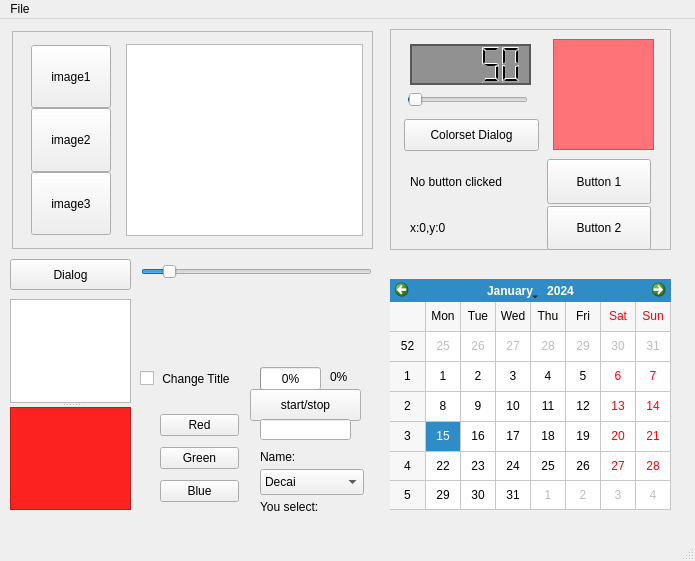
<?xml version="1.0" encoding="UTF-8"?>
<ui version="4.0">
 <class>MainWindow</class>
 <widget class="QMainWindow" name="MainWindow">
  <property name="geometry">
   <rect>
    <x>0</x>
    <y>0</y>
    <width>695</width>
    <height>561</height>
   </rect>
  </property>
  <property name="sizePolicy">
   <sizepolicy hsizetype="Preferred" vsizetype="Preferred">
    <horstretch>0</horstretch>
    <verstretch>0</verstretch>
   </sizepolicy>
  </property>
  <property name="focusPolicy">
   <enum>Qt::NoFocus</enum>
  </property>
  <property name="windowTitle">
   <string notr="true">Learn PyQt5</string>
  </property>
  <property name="windowIcon">
   <iconset resource="src.qrc">
    <normaloff>:/logo/logo/hat.ico</normaloff>
    <normalon>:/logo/logo/hat.ico</normalon>
    <disabledoff>:/logo/logo/hat.ico</disabledoff>
    <disabledon>:/logo/logo/hat.ico</disabledon>
    <activeoff>:/logo/logo/hat.ico</activeoff>
    <activeon>:/logo/logo/hat.ico</activeon>
    <selectedoff>:/logo/logo/hat.ico</selectedoff>
    <selectedon>:/logo/logo/hat.ico</selectedon>:/logo/logo/hat.ico</iconset>
  </property>
  <property name="windowOpacity">
   <double>1.000000000000000</double>
  </property>
  <property name="toolTip">
   <string extracomment="change Image to 1"/>
  </property>
  <property name="toolTipDuration">
   <number>-1</number>
  </property>
  <widget class="QWidget" name="centralwidget">
   <property name="sizePolicy">
    <sizepolicy hsizetype="Expanding" vsizetype="Expanding">
     <horstretch>0</horstretch>
     <verstretch>0</verstretch>
    </sizepolicy>
   </property>
   <property name="styleSheet">
    <string notr="true"/>
   </property>
   <widget class="QFrame" name="frame_2">
    <property name="geometry">
     <rect>
      <x>12</x>
      <y>12</y>
      <width>361</width>
      <height>218</height>
     </rect>
    </property>
    <property name="sizePolicy">
     <sizepolicy hsizetype="MinimumExpanding" vsizetype="MinimumExpanding">
      <horstretch>0</horstretch>
      <verstretch>0</verstretch>
     </sizepolicy>
    </property>
    <property name="frameShape">
     <enum>QFrame::StyledPanel</enum>
    </property>
    <property name="frameShadow">
     <enum>QFrame::Raised</enum>
    </property>
    <layout class="QGridLayout" name="gridLayout_4">
     <item row="0" column="0">
      <widget class="QFrame" name="verticalFrame">
       <layout class="QVBoxLayout" name="verticalLayout">
        <property name="spacing">
         <number>0</number>
        </property>
        <property name="topMargin">
         <number>1</number>
        </property>
        <property name="bottomMargin">
         <number>1</number>
        </property>
        <item>
         <widget class="QPushButton" name="pushButton">
          <property name="sizePolicy">
           <sizepolicy hsizetype="Preferred" vsizetype="Preferred">
            <horstretch>0</horstretch>
            <verstretch>0</verstretch>
           </sizepolicy>
          </property>
          <property name="cursor">
           <cursorShape>PointingHandCursor</cursorShape>
          </property>
          <property name="acceptDrops">
           <bool>false</bool>
          </property>
          <property name="toolTip">
           <string extracomment="change Image to 1"/>
          </property>
          <property name="whatsThis">
           <string extracomment="this a push button"/>
          </property>
          <property name="text">
           <string>image1</string>
          </property>
          <property name="autoDefault">
           <bool>false</bool>
          </property>
         </widget>
        </item>
        <item>
         <widget class="QPushButton" name="pushButton_2">
          <property name="sizePolicy">
           <sizepolicy hsizetype="Preferred" vsizetype="Preferred">
            <horstretch>0</horstretch>
            <verstretch>0</verstretch>
           </sizepolicy>
          </property>
          <property name="cursor">
           <cursorShape>PointingHandCursor</cursorShape>
          </property>
          <property name="toolTip">
           <string>&lt;html&gt;&lt;head/&gt;&lt;body&gt;&lt;p&gt;This is a push button&lt;/p&gt;&lt;/body&gt;&lt;/html&gt;</string>
          </property>
          <property name="text">
           <string>image2</string>
          </property>
         </widget>
        </item>
        <item>
         <widget class="QPushButton" name="pushButton_3">
          <property name="sizePolicy">
           <sizepolicy hsizetype="Preferred" vsizetype="Preferred">
            <horstretch>0</horstretch>
            <verstretch>0</verstretch>
           </sizepolicy>
          </property>
          <property name="text">
           <string>image3</string>
          </property>
         </widget>
        </item>
       </layout>
      </widget>
     </item>
     <item row="0" column="1">
      <widget class="QGraphicsView" name="graphicsView_2">
       <property name="enabled">
        <bool>true</bool>
       </property>
       <property name="sizePolicy">
        <sizepolicy hsizetype="Fixed" vsizetype="Fixed">
         <horstretch>0</horstretch>
         <verstretch>0</verstretch>
        </sizepolicy>
       </property>
       <property name="styleSheet">
        <string notr="true">border-image: url(:/mypic/images/image1.jpg);</string>
       </property>
      </widget>
     </item>
    </layout>
   </widget>
   <widget class="QFrame" name="frame_3">
    <property name="geometry">
     <rect>
      <x>390</x>
      <y>10</y>
      <width>281</width>
      <height>221</height>
     </rect>
    </property>
    <property name="sizePolicy">
     <sizepolicy hsizetype="Expanding" vsizetype="MinimumExpanding">
      <horstretch>0</horstretch>
      <verstretch>0</verstretch>
     </sizepolicy>
    </property>
    <property name="frameShape">
     <enum>QFrame::StyledPanel</enum>
    </property>
    <property name="frameShadow">
     <enum>QFrame::Raised</enum>
    </property>
    <widget class="QWidget" name="layoutWidget">
     <property name="geometry">
      <rect>
       <x>20</x>
       <y>130</y>
       <width>241</width>
       <height>91</height>
      </rect>
     </property>
     <layout class="QGridLayout" name="gridLayout" columnstretch="100,80">
      <property name="leftMargin">
       <number>0</number>
      </property>
      <property name="topMargin">
       <number>0</number>
      </property>
      <property name="horizontalSpacing">
       <number>-1</number>
      </property>
      <property name="verticalSpacing">
       <number>2</number>
      </property>
      <item row="0" column="0">
       <widget class="QLabel" name="label_2">
        <property name="sizePolicy">
         <sizepolicy hsizetype="Expanding" vsizetype="Expanding">
          <horstretch>0</horstretch>
          <verstretch>0</verstretch>
         </sizepolicy>
        </property>
        <property name="text">
         <string>No button clicked</string>
        </property>
       </widget>
      </item>
      <item row="1" column="0">
       <widget class="QLabel" name="label">
        <property name="sizePolicy">
         <sizepolicy hsizetype="MinimumExpanding" vsizetype="MinimumExpanding">
          <horstretch>0</horstretch>
          <verstretch>0</verstretch>
         </sizepolicy>
        </property>
        <property name="text">
         <string>x:0,y:0</string>
        </property>
       </widget>
      </item>
      <item row="1" column="1">
       <widget class="QPushButton" name="pushButton_5">
        <property name="sizePolicy">
         <sizepolicy hsizetype="Expanding" vsizetype="Expanding">
          <horstretch>0</horstretch>
          <verstretch>0</verstretch>
         </sizepolicy>
        </property>
        <property name="text">
         <string>Button 2</string>
        </property>
       </widget>
      </item>
      <item row="0" column="1">
       <widget class="QPushButton" name="pushButton_4">
        <property name="sizePolicy">
         <sizepolicy hsizetype="Expanding" vsizetype="Expanding">
          <horstretch>0</horstretch>
          <verstretch>0</verstretch>
         </sizepolicy>
        </property>
        <property name="text">
         <string>Button 1</string>
        </property>
       </widget>
      </item>
     </layout>
    </widget>
    <widget class="QGraphicsView" name="graphicsView">
     <property name="geometry">
      <rect>
       <x>163</x>
       <y>10</y>
       <width>101</width>
       <height>111</height>
      </rect>
     </property>
     <property name="sizePolicy">
      <sizepolicy hsizetype="Expanding" vsizetype="Expanding">
       <horstretch>0</horstretch>
       <verstretch>0</verstretch>
      </sizepolicy>
     </property>
     <property name="styleSheet">
      <string notr="true">background-color: rgb(253, 115, 119);</string>
     </property>
    </widget>
    <widget class="QPushButton" name="pushButton_7">
     <property name="geometry">
      <rect>
       <x>14</x>
       <y>90</y>
       <width>135</width>
       <height>32</height>
      </rect>
     </property>
     <property name="sizePolicy">
      <sizepolicy hsizetype="Fixed" vsizetype="Expanding">
       <horstretch>0</horstretch>
       <verstretch>0</verstretch>
      </sizepolicy>
     </property>
     <property name="text">
      <string>Colorset Dialog</string>
     </property>
    </widget>
    <widget class="QLCDNumber" name="lcdNumber">
     <property name="enabled">
      <bool>true</bool>
     </property>
     <property name="geometry">
      <rect>
       <x>20</x>
       <y>15</y>
       <width>121</width>
       <height>41</height>
      </rect>
     </property>
     <property name="sizePolicy">
      <sizepolicy hsizetype="Expanding" vsizetype="Expanding">
       <horstretch>0</horstretch>
       <verstretch>0</verstretch>
      </sizepolicy>
     </property>
     <property name="toolTip">
      <string>&lt;b&gt; This is a LCD number&lt;/b&gt;</string>
     </property>
     <property name="styleSheet">
      <string notr="true">#lcdNumber
{background-color:rgba(0,0,0,100);
color:#000;
}
</string>
     </property>
     <property name="frameShape">
      <enum>QFrame::Box</enum>
     </property>
     <property name="frameShadow">
      <enum>QFrame::Raised</enum>
     </property>
     <property name="value" stdset="0">
      <double>50.000000000000000</double>
     </property>
    </widget>
    <widget class="QSlider" name="horizontalSlider">
     <property name="geometry">
      <rect>
       <x>17</x>
       <y>60</y>
       <width>121</width>
       <height>22</height>
      </rect>
     </property>
     <property name="sizePolicy">
      <sizepolicy hsizetype="Expanding" vsizetype="Fixed">
       <horstretch>0</horstretch>
       <verstretch>0</verstretch>
      </sizepolicy>
     </property>
     <property name="maximum">
      <number>10000</number>
     </property>
     <property name="value">
      <number>50</number>
     </property>
     <property name="orientation">
      <enum>Qt::Horizontal</enum>
     </property>
    </widget>
   </widget>
   <widget class="QPushButton" name="pushButton_6">
    <property name="geometry">
     <rect>
      <x>10</x>
      <y>240</y>
      <width>121</width>
      <height>31</height>
     </rect>
    </property>
    <property name="sizePolicy">
     <sizepolicy hsizetype="Preferred" vsizetype="Preferred">
      <horstretch>0</horstretch>
      <verstretch>0</verstretch>
     </sizepolicy>
    </property>
    <property name="text">
     <string>Dialog</string>
    </property>
   </widget>
   <widget class="QSplitter" name="splitter">
    <property name="geometry">
     <rect>
      <x>10</x>
      <y>280</y>
      <width>121</width>
      <height>211</height>
     </rect>
    </property>
    <property name="orientation">
     <enum>Qt::Vertical</enum>
    </property>
    <widget class="QTextEdit" name="textEdit"/>
    <widget class="QTextBrowser" name="textBrowser">
     <property name="styleSheet">
      <string notr="true">background-color: rgb(252, 34, 32);</string>
     </property>
    </widget>
   </widget>
   <widget class="QSlider" name="horizontalSlider_2">
    <property name="geometry">
     <rect>
      <x>141</x>
      <y>242</y>
      <width>231</width>
      <height>22</height>
     </rect>
    </property>
    <property name="focusPolicy">
     <enum>Qt::NoFocus</enum>
    </property>
    <property name="styleSheet">
     <string notr="true"/>
    </property>
    <property name="minimum">
     <number>1</number>
    </property>
    <property name="maximum">
     <number>750</number>
    </property>
    <property name="value">
     <number>75</number>
    </property>
    <property name="orientation">
     <enum>Qt::Horizontal</enum>
    </property>
   </widget>
   <widget class="QWidget" name="verticalLayoutWidget">
    <property name="geometry">
     <rect>
      <x>140</x>
      <y>280</y>
      <width>231</width>
      <height>51</height>
     </rect>
    </property>
    <layout class="QVBoxLayout" name="verticalLayout_2"/>
   </widget>
   <widget class="QCheckBox" name="checkBox">
    <property name="geometry">
     <rect>
      <x>140</x>
      <y>339</y>
      <width>131</width>
      <height>41</height>
     </rect>
    </property>
    <property name="text">
     <string> Change Title</string>
    </property>
   </widget>
   <widget class="QWidget" name="layoutWidget">
    <property name="geometry">
     <rect>
      <x>160</x>
      <y>390</y>
      <width>79</width>
      <height>100</height>
     </rect>
    </property>
    <layout class="QVBoxLayout" name="verticalLayout_3">
     <item>
      <widget class="QPushButton" name="pushButton_8">
       <property name="text">
        <string>Red</string>
       </property>
      </widget>
     </item>
     <item>
      <widget class="QPushButton" name="pushButton_10">
       <property name="text">
        <string>Green</string>
       </property>
      </widget>
     </item>
     <item>
      <widget class="QPushButton" name="pushButton_9">
       <property name="text">
        <string>Blue</string>
       </property>
      </widget>
     </item>
    </layout>
   </widget>
   <widget class="QProgressBar" name="progressBar">
    <property name="geometry">
     <rect>
      <x>260</x>
      <y>348</y>
      <width>61</width>
      <height>23</height>
     </rect>
    </property>
    <property name="value">
     <number>0</number>
    </property>
   </widget>
   <widget class="QPushButton" name="pushButton_11">
    <property name="geometry">
     <rect>
      <x>250</x>
      <y>370</y>
      <width>111</width>
      <height>32</height>
     </rect>
    </property>
    <property name="text">
     <string>start/stop</string>
    </property>
   </widget>
   <widget class="QLabel" name="label_3">
    <property name="geometry">
     <rect>
      <x>330</x>
      <y>350</y>
      <width>41</width>
      <height>16</height>
     </rect>
    </property>
    <property name="text">
     <string>0%</string>
    </property>
   </widget>
   <widget class="QCalendarWidget" name="calendarWidget">
    <property name="geometry">
     <rect>
      <x>390</x>
      <y>260</y>
      <width>281</width>
      <height>231</height>
     </rect>
    </property>
    <property name="gridVisible">
     <bool>true</bool>
    </property>
   </widget>
   <widget class="QLineEdit" name="lineEdit">
    <property name="geometry">
     <rect>
      <x>260</x>
      <y>400</y>
      <width>91</width>
      <height>21</height>
     </rect>
    </property>
    <property name="text">
     <string/>
    </property>
   </widget>
   <widget class="QLabel" name="label_4">
    <property name="geometry">
     <rect>
      <x>260</x>
      <y>430</y>
      <width>91</width>
      <height>16</height>
     </rect>
    </property>
    <property name="text">
     <string>Name:</string>
    </property>
   </widget>
   <widget class="QComboBox" name="comboBox">
    <property name="geometry">
     <rect>
      <x>260</x>
      <y>450</y>
      <width>104</width>
      <height>26</height>
     </rect>
    </property>
    <item>
     <property name="text">
      <string>Decai</string>
     </property>
    </item>
    <item>
     <property name="text">
      <string>Linlu</string>
     </property>
    </item>
   </widget>
   <widget class="QLabel" name="label_5">
    <property name="geometry">
     <rect>
      <x>260</x>
      <y>480</y>
      <width>131</width>
      <height>16</height>
     </rect>
    </property>
    <property name="text">
     <string>You select:</string>
    </property>
   </widget>
  </widget>
  <widget class="QMenuBar" name="menubar">
   <property name="geometry">
    <rect>
     <x>0</x>
     <y>0</y>
     <width>695</width>
     <height>22</height>
    </rect>
   </property>
   <widget class="QMenu" name="menuFile">
    <property name="title">
     <string>File</string>
    </property>
    <addaction name="actionOpen"/>
    <addaction name="actionStatus_bar"/>
    <addaction name="actionOut"/>
   </widget>
   <addaction name="menuFile"/>
  </widget>
  <widget class="QStatusBar" name="statusbar"/>
  <action name="actionOpen">
   <property name="checkable">
    <bool>false</bool>
   </property>
   <property name="checked">
    <bool>false</bool>
   </property>
   <property name="text">
    <string>Open</string>
   </property>
  </action>
  <action name="actionStatus_bar">
   <property name="checkable">
    <bool>true</bool>
   </property>
   <property name="checked">
    <bool>true</bool>
   </property>
   <property name="text">
    <string>Status bar</string>
   </property>
  </action>
  <action name="actionOut">
   <property name="text">
    <string>Out</string>
   </property>
  </action>
 </widget>
 <resources>
  <include location="src.qrc"/>
 </resources>
 <connections/>
 <designerdata>
  <property name="gridDeltaX">
   <number>10</number>
  </property>
  <property name="gridDeltaY">
   <number>10</number>
  </property>
  <property name="gridSnapX">
   <bool>true</bool>
  </property>
  <property name="gridSnapY">
   <bool>true</bool>
  </property>
  <property name="gridVisible">
   <bool>true</bool>
  </property>
 </designerdata>
 <slots>
  <slot>radioButton_clicked()</slot>
 </slots>
</ui>
